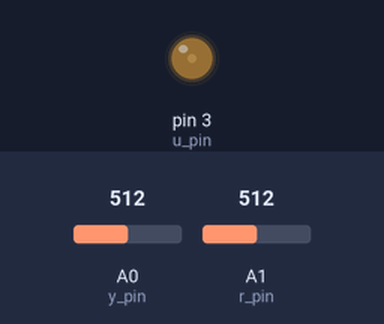
A sketch run on a simulated Arduino Uno, built with avr-gcc and run on an emulated ATmega328P. Shown: output pins drawn as LEDs (lit = HIGH). Inputs (shaded band) come from the test bench; at power-on: A0 (y_pin) = 512, A1 (r_pin) = 512. What the sketch prints to the serial monitor is not drawn.

Above: at 1.2 s.
1.3 s: A0 (y_pin) set to 716
At 1.46 s:
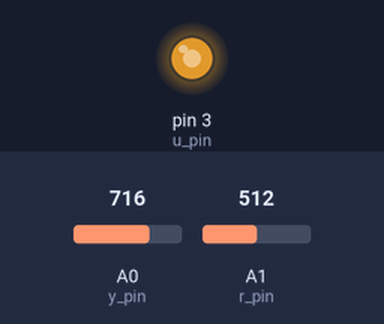
4.3 s: A1 (r_pin) set to 306
At 4.49 s:
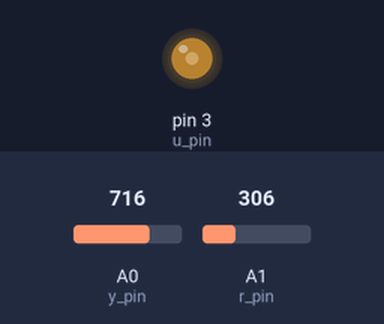
7.3 s: A0 (y_pin) set to 306
10.3 s: A1 (r_pin) set to 122
At 44.13 s:
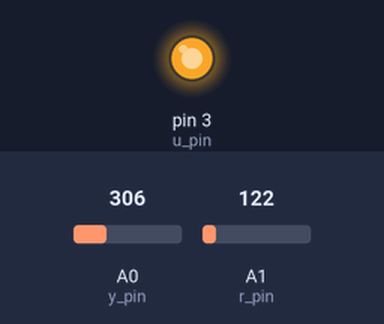
Timing chart, 0 to 45.4 s (numbered marks = the images above; inputs shaded):
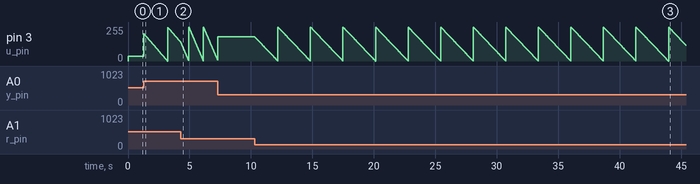

Measured:
- by itself, pin 3 (u_pin): ramps from 255/255 to 0/255 and jumps back, once every 2.6 s

The sketch:

LQR_Arduino.ino
```cpp
#define r_pin A1   // ADC1
#define y_pin A0   // ADC0
#define u_pin 3    // PWM Pin

#define r_min 0.1  // min value of refrence
#define r_max 3.0  // max value of refrence

#define loop_refresh_rate 100.0     //loop_refresh_rate is in Hz. Ts = 1/loop_refresh_rate.
#define Ts (int)((1.0/loop_refresh_rate)*1000000.0)     //we need this time in micro seconds as we are using microseconds
                                                        //function for main loop  ((1/loop_refresh_rate)*1000000) micro Seconds.
                                                        //time between 2 sucssecive samplings, in our case Ts = 10ms.

unsigned long loop_time;

//float Gain = 6.0;  // we will devide un by Gain to make it in range of (0-5V), so it may be given out at Arduino Pins.
float Gain = 6.7;  // 6.7 afetr practical implimentation

float rn = 1;    // default value is unit step.
float yn = 0;
float en_1 = 0;
float en = 0;
float an_1 = 0;
float an = 0;
float x2n = 0;
float un = 0;

float ki = -14.14213562;
float k2 = 11.592593279;

void setup()
{
  pinMode(u_pin , OUTPUT);
  pinMode(y_pin ,INPUT);
  pinMode(r_pin ,INPUT);

  Serial.begin(57600);       //wait untill Serial is intialized.
  while(!Serial)
  {
  }
  loop_time=micros()+Ts;            //start time measuring.
}

void loop()
{
  //////////////////////////////////////////////// Control Equations Starts Here ////////////////////////////////////////////////
  float r = analogRead(r_pin)*5.0/1023.0;
  if (r >= r_min & r <= r_max)  // if ref value is in limit, then update, else not.
    rn = r;

  yn = analogRead(y_pin)*5.0/1024.0;

  Serial.print("ref  :");
  Serial.print(rn);
  Serial.print("       y  :");
  Serial.println(yn);


  en = rn-yn;
  x2n= yn;
  an = ki * (0.005*en + 0.005*en_1) + an_1;
  un = -(k2*x2n + an);
  un /= Gain;

  an_1 = an;      // to be used in next an computations.
  en_1 = en;      // to be used in next en computations.

  analogWrite(u_pin, (un/5.0)*255);  // 8 Bit PWM on Mega/Uno/Nano

 //////////////////////////////////////////////// Control Equations Ends Here ////////////////////////////////////////////////


  ////////////////////////////////////////DON'T CHANGE IT//////////////////////////////////////
  //Loop time taken.
  ///////////////////////////////////////////////////////////////////////////////////////////////////////////////////////////////////////
  if(loop_time<micros())
  {
    while(1)      //wait forever here.,
    {
      Serial.print("Cant be Refreshed at given  ");
      Serial.print(loop_refresh_rate);
      Serial.println("  Refreshed Rate ,Please decrease Refresh Rate.");
      delay(500);
    }
  }
  //To make sure every loop is exactly Ts milliseconds @ loop_refresh_rate Hz. a wait loop
  //is created by setting the loop_time variable to +Ts microseconds every loop.

  while(loop_time > micros());
  loop_time += Ts;
  //////////////////////////////////////////////////////////////////////////////

}
```
